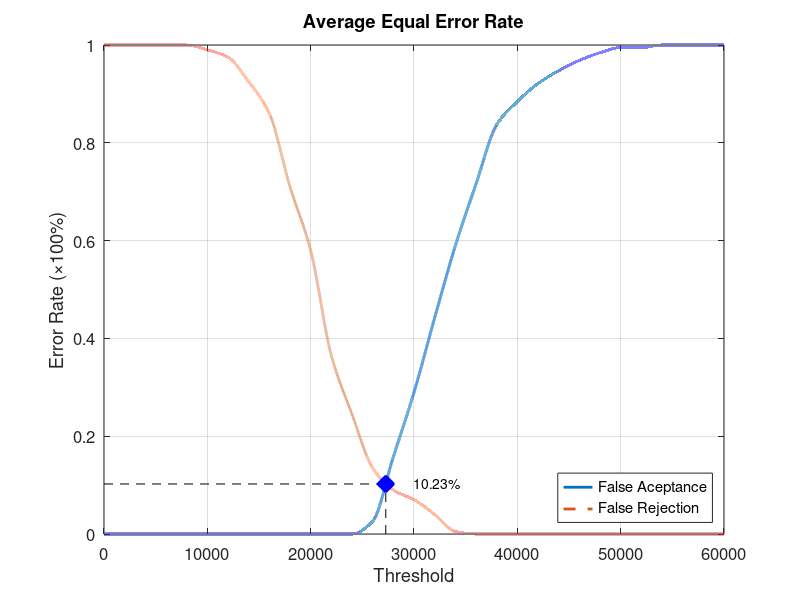
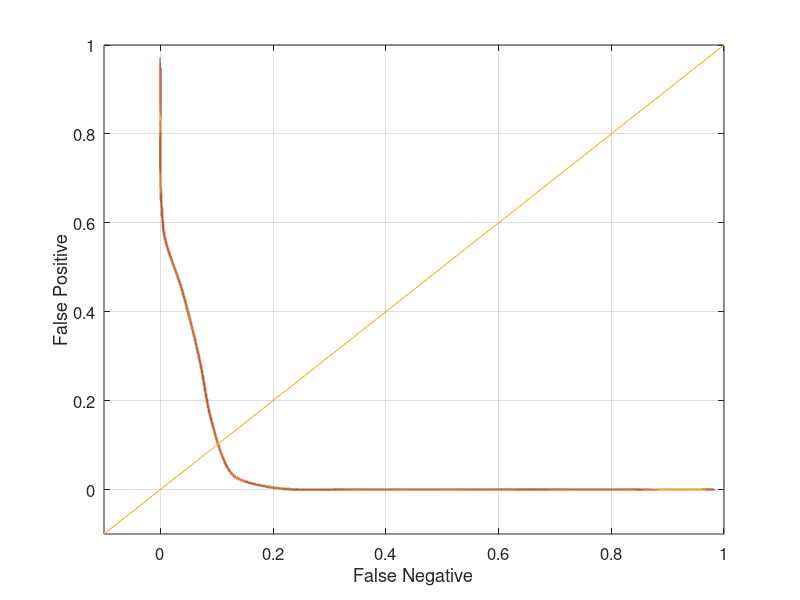

Source code (MATLAB) for these figures, in order:
function yEER = Database4_4
close all;
clear;
clc;
x = 0:2000:60000;
xq = 0:0.5:60000;

y0 = [0 0 0 0 0 0 0 0 0 0 0 0 0 0.0263158 0.157895 0.289474 0.442105 0.589474 0.715789 0.836842 0.884211 0.921053 0.947368 0.968421 0.984211 0.994737 0.994737 1 1 1 1];
yy0 = interp1(x, y0, xq, 'pchip');
y1 = [1 1 1 1 1 0.99 0.975 0.925 0.86 0.71 0.58 0.365 0.245 0.135 0.09 0.07 0.04 0.005 0 0 0 0 0 0 0 0 0 0 0 0 0];
yy1 = interp1(x, y1, xq, 'pchip');

% Calculating EER: 
y2 = abs(y0 - y1);
find(y2 == min(y2))
yy2 = abs(yy0 - yy1);
xEER = find(yy2 == min(yy2));
xEERIndex = xq(xEER) % X-axis EER
yEER = yy0(xEER) % Y-axis EER

main = figure
plot(xq, yy0,'-','LineWidth', 2);	hold on
plot(xq, yy1,'--','LineWidth', 2);	hold on
plot([xEERIndex xEERIndex], [0 yEER], 'k--');	hold on
plot([0 xEERIndex], [yEER yEER], 'k--');	hold on
plot(xEERIndex, yEER, 'bx', 'LineWidth', 10);	hold on
text(xEERIndex + 10 * xEERIndex / 100, yEER, [num2str(round((10000 * yEER)) / 100) '%'])
legend('False Aceptance', 'False Rejection', 'Location', 'SouthEast')
xlabel('Threshold')
ylabel('Error Rate (\times100%)')
title('Average Equal Error Rate')
set(gca, 'FontSize', 12)
axis([0 60000 0 1])
grid on

print(main, 'Database4_4Main', '-dpng');
FNRxFPR = figure('Color', [1 1 1]);
plot(yy1, yy0, '-', yy1, yy0, 'LineWidth', 2);
hold on
y = -0.1:0.1:1
plot(y, y); 
set(gca, 'FontSize', 12)
xlabel('False Negative')
ylabel('False Positive')
axis([-0.1 1 -0.1 1])
set(gca, 'FontSize', 12)
grid on

print(FNRxFPR, 'Database4_4FNRxFPR','-dpng');
end
